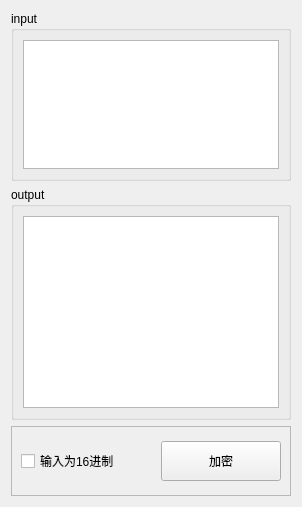
          <widget class="QWidget" name="tab_10">
           <attribute name="title">
            <string>adler32</string>
           </attribute>
           <layout class="QGridLayout" name="gridLayout_50">
            <item row="0" column="0">
             <widget class="QGroupBox" name="groupBox_28">
              <property name="maximumSize">
               <size>
                <width>16777215</width>
                <height>170</height>
               </size>
              </property>
              <property name="title">
               <string>input</string>
              </property>
              <layout class="QGridLayout" name="gridLayout_47">
               <item row="0" column="0">
                <widget class="QPlainTextEdit" name="txtadler32_input"/>
               </item>
              </layout>
             </widget>
            </item>
            <item row="1" column="0">
             <widget class="QGroupBox" name="groupBox_29">
              <property name="title">
               <string>output</string>
              </property>
              <layout class="QGridLayout" name="gridLayout_48">
               <item row="0" column="0">
                <widget class="QPlainTextEdit" name="txtadler32_output">
                 <property name="readOnly">
                  <bool>true</bool>
                 </property>
                </widget>
               </item>
              </layout>
             </widget>
            </item>
            <item row="2" column="0">
             <widget class="QFrame" name="frame_11">
              <property name="minimumSize">
               <size>
                <width>0</width>
                <height>70</height>
               </size>
              </property>
              <property name="maximumSize">
               <size>
                <width>16777215</width>
                <height>70</height>
               </size>
              </property>
              <property name="frameShape">
               <enum>QFrame::StyledPanel</enum>
              </property>
              <property name="frameShadow">
               <enum>QFrame::Raised</enum>
              </property>
              <layout class="QGridLayout" name="gridLayout_49">
               <item row="0" column="1">
                <widget class="QPushButton" name="btnadler32_calc">
                 <property name="minimumSize">
                  <size>
                   <width>0</width>
                   <height>40</height>
                  </size>
                 </property>
                 <property name="maximumSize">
                  <size>
                   <width>120</width>
                   <height>40</height>
                  </size>
                 </property>
                 <property name="toolTip">
                  <string/>
                 </property>
                 <property name="text">
                  <string>加密</string>
                 </property>
                </widget>
               </item>
               <item row="0" column="0">
                <widget class="QCheckBox" name="chkadler32_ishex">
                 <property name="maximumSize">
                  <size>
                   <width>150</width>
                   <height>16777215</height>
                  </size>
                 </property>
                 <property name="text">
                  <string>输入为16进制</string>
                 </property>
                </widget>
               </item>
              </layout>
             </widget>
            </item>
           </layout>
          </widget>
